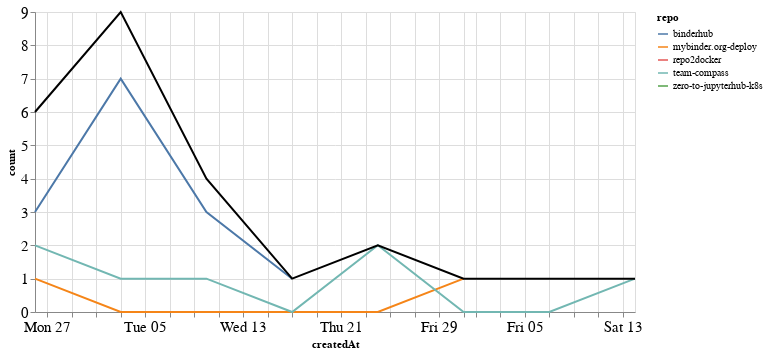

This figure's notebook cell:
### Markdown cell above
### Comments

### Code cell
comments_time = comments.groupby('repo').resample('W', on='createdAt').count()['author'].reset_index()
comments_time = comments_time.rename(columns={'author': 'count'})
comments_time_total = comments_time.groupby('createdAt').agg({"count": "sum"}).reset_index()
ch1 = alt.Chart(comments_time, width=600).mark_line().encode(
    x='createdAt',
    y='count',
    color='repo',
    tooltip="repo"
)

ch2 = alt.Chart(comments_time_total, width=600).mark_line(color="black").encode(
    x='createdAt',
    y='count',
)

ch1 + ch2

### Figure 1 — Vega-Lite specification as saved in the notebook (floating-point values rounded to 4 significant figures)
{"config": {"axisLeft": {"labelFontSize": 15}, "axisBottom": {"labelFontSize": 15}}, "layer": [{"data": {"name": "data-7f6439c55a953c0cad969bf421ecbc5c"}, "mark": "line", "encoding": {"color": {"type": "nominal", "field": "repo"}, "tooltip": {"type": "nominal", "field": "repo"}, "x": {"type": "temporal", "field": "createdAt"}, "y": {"type": "quantitative", "field": "count"}}, "width": 600}, {"data": {"name": "data-0d37d8a50a78687189fc791a1087705e"}, "mark": {"type": "line", "color": "black"}, "encoding": {"x": {"type": "temporal", "field": "createdAt"}, "y": {"type": "quantitative", "field": "count"}}, "width": 600}], "$schema": "https://vega.github.io/schema/vega-lite/v4.8.1.json", "datasets": {"data-7f6439c55a953c0cad969bf421ecbc5c": [{"repo": "binderhub", "createdAt": "2021-09-26T00:00:00", "count": 3}, {"repo": "binderhub", "createdAt": "2021-10-03T00:00:00", "count": 7}, {"repo": "binderhub", "createdAt": "2021-10-10T00:00:00", "count": 3}, {"repo": "binderhub", "createdAt": "2021-10-17T00:00:00", "count": 1}, {"repo": "mybinder.org-deploy", "createdAt": "2021-09-26T00:00:00", "count": 1}, {"repo": "mybinder.org-deploy", "createdAt": "2021-10-03T00:00:00", "count": 0}, {"repo": "mybinder.org-deploy", "createdAt": "2021-10-10T00:00:00", "count": 0}, {"repo": "mybinder.org-deploy", "createdAt": "2021-10-17T00:00:00", "count": 0}, {"repo": "mybinder.org-deploy", "createdAt": "2021-10-24T00:00:00", "count": 0}, {"repo": "mybinder.org-deploy", "createdAt": "2021-10-31T00:00:00", "count": 1}, {"repo": "repo2docker", "createdAt": "2021-11-07T00:00:00", "count": 1}, {"repo": "team-compass", "createdAt": "2021-09-26T00:00:00", "count": 2}, {"repo": "team-compass", "createdAt": "2021-10-03T00:00:00", "count": 1}, {"repo": "team-compass", "createdAt": "2021-10-10T00:00:00", "count": 1}, {"repo": "team-compass", "createdAt": "2021-10-17T00:00:00", "count": 0}, {"repo": "team-compass", "createdAt": "2021-10-24T00:00:00", "count": 2}, {"repo": "team-compass", "createdAt": "2021-10-31T00:00:00", "count": 0}, {"repo": "team-compass", "createdAt": "2021-11-07T00:00:00", "count": 0}, {"repo": "team-compass", "createdAt": "2021-11-14T00:00:00", "count": 1}, {"repo": "zero-to-jupyterhub-k8s", "createdAt": "2021-10-03T00:00:00", "count": 1}], "data-0d37d8a50a78687189fc791a1087705e": [{"createdAt": "2021-09-26T00:00:00", "count": 6}, {"createdAt": "2021-10-03T00:00:00", "count": 9}, {"createdAt": "2021-10-10T00:00:00", "count": 4}, {"createdAt": "2021-10-17T00:00:00", "count": 1}, {"createdAt": "2021-10-24T00:00:00", "count": 2}, {"createdAt": "2021-10-31T00:00:00", "count": 1}, {"createdAt": "2021-11-07T00:00:00", "count": 1}, {"createdAt": "2021-11-14T00:00:00", "count": 1}]}}
